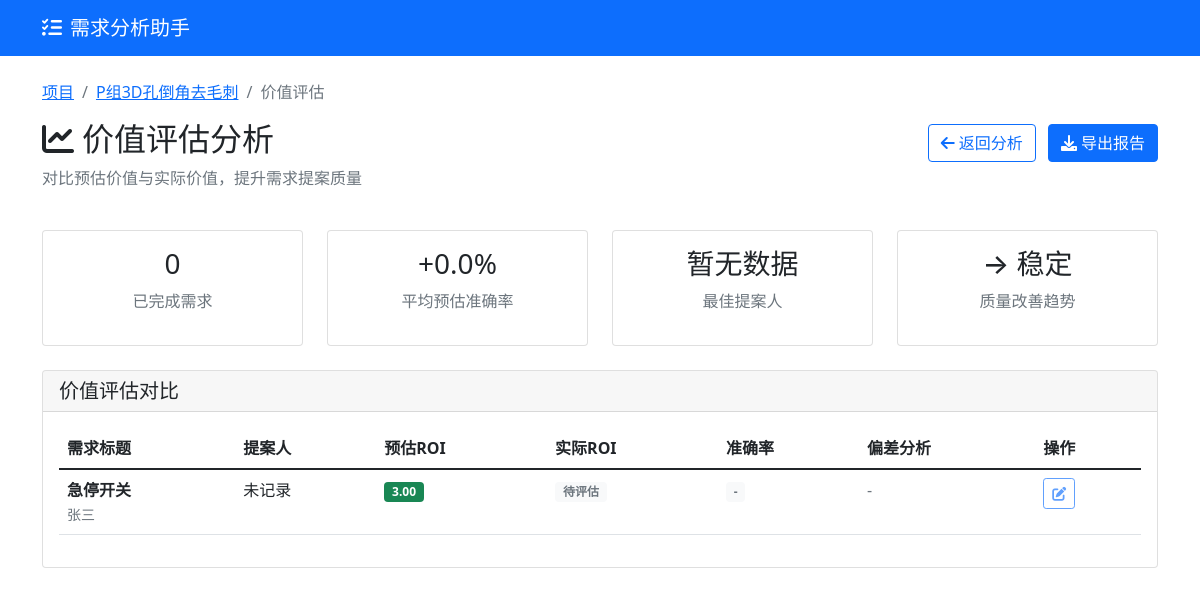
The page /project/1/value-assessment (signed in) on the database its author committed.
### models.py (models this page shows)
class Project(db.Model):
    __tablename__ = 'projects'
    id = db.Column(db.Integer, primary_key=True)
    name = db.Column(db.String(100), nullable=False)
    description = db.Column(db.Text)
    created_at = db.Column(db.DateTime, default=datetime.utcnow)
    updated_at = db.Column(db.DateTime, default=datetime.utcnow, onupdate=datetime.utcnow)
    stakeholders = db.relationship('Stakeholder', backref='project', lazy=True, cascade='all, delete-orphan')
    requirements = db.relationship('Requirement', backref='project', lazy=True, cascade='all, delete-orphan')
    milestones = db.relationship('Milestone', backref='project', lazy=True, cascade='all, delete-orphan')

class Requirement(db.Model):
    __tablename__ = 'requirements'
    id = db.Column(db.Integer, primary_key=True)
    project_id = db.Column(db.Integer, db.ForeignKey('projects.id'), nullable=False)
    title = db.Column(db.String(200), nullable=False)
    description = db.Column(db.Text)
    source = db.Column(db.String(100))  # 需求来源
    category = db.Column(db.String(50))  # 需求类别
    priority = db.Column(db.String(20), default='medium')  # low, medium, high, critical
    status = db.Column(db.String(20), default='collected')  # collected, analyzing, confirmed, rejected, completed
    acceptance_criteria = db.Column(db.Text)  # 验收标准
    created_at = db.Column(db.DateTime, default=datetime.utcnow)
    updated_at = db.Column(db.DateTime, default=datetime.utcnow, onupdate=datetime.utcnow)
    estimated_business_value = db.Column(db.Integer, default=5)  # 预估业务价值 (1-10)
    estimated_user_value = db.Column(db.Integer, default=5)      # 预估用户价值 (1-10)
    estimated_technical_value = db.Column(db.Integer, default=5) # 预估技术价值 (1-10)
    estimated_effort = db.Column(db.Integer, default=5)          # 预估工作量 (1-10)
    estimated_roi = db.Column(db.Float, default=0.0)             # 预估ROI
    actual_business_value = db.Column(db.Integer, default=0)     # 实际业务价值 (1-10)
    actual_user_value = db.Column(db.Integer, default=0)         # 实际用户价值 (1-10)
    actual_technical_value = db.Column(db.Integer, default=0)    # 实际技术价值 (1-10)
    actual_effort = db.Column(db.Integer, default=0)             # 实际工作量 (1-10)
    actual_roi = db.Column(db.Float, default=0.0)                # 实际ROI
    value_assessor = db.Column(db.String(100))                   # 价值评估人
    value_assessment_date = db.Column(db.DateTime)               # 价值评估日期
    actual_value_assessor = db.Column(db.String(100))            # 实际价值评估人
    actual_value_assessment_date = db.Column(db.DateTime)        # 实际价值评估日期

### app.py (the view, shortened to what this page needs)
@app.route('/project/<int:project_id>/value-assessment')
@login_required
def value_assessment(project_id):
    project = Project.query.get_or_404(project_id)
    requirements = Requirement.query.filter_by(project_id=project_id).all()
    completed_requirements = [r for r in requirements if r.status == 'completed' and r.actual_roi > 0]
    accuracy_scores = []
    for req in completed_requirements:
        if req.actual_roi > 0:
            accuracy = (1 - abs(req.actual_roi - req.estimated_roi) / req.actual_roi) * 100
            accuracy_scores.append(accuracy)
    average_accuracy = sum(accuracy_scores) / len(accuracy_scores) if accuracy_scores else 0
    performer_scores = {}
    best_performer = "暂无数据"
    if performer_scores:
        avg_scores = {k: sum(v)/len(v) for k, v in performer_scores.items()}
        best_performer = max(avg_scores.items(), key=lambda x: x[1])[0]
    response = make_response(render_template('value_assessment.html',
                         project=project,
                         requirements=requirements,
                         completed_requirements=completed_requirements,
                         average_accuracy=average_accuracy/100,
                         best_performer=best_performer,
                         improvement_trend="↑ 改善" if len(completed_requirements) > 3 else "→ 稳定"))
    return response

### app.py (called while the page is built)
@app.after_request
def after_request(response):
    response.headers["Cache-Control"] = "no-cache, no-store, must-revalidate"
    response.headers["Pragma"] = "no-cache"
    response.headers["Expires"] = "0"
    return response

def login_required(f):
    @functools.wraps(f)
    def decorated_function(*args, **kwargs):
        if 'user_id' not in session:
            return jsonify({'success': False, 'error': '需要登录'}), 401
        return f(*args, **kwargs)
    return decorated_function

### templates/value_assessment.html (shortened to what this page needs)
{% extends "base.html" %}
{% block content %}
<div class="row mb-4">
    <div class="col-12">
        <nav aria-label="breadcrumb">
            <ol class="breadcrumb">
                <li class="breadcrumb-item"><a href="{{ url_for('index') }}">项目</a></li>
                <li class="breadcrumb-item"><a href="{{ url_for('project_detail', project_id=project.id) }}">{{ project.name }}</a></li>
                <li class="breadcrumb-item active">价值评估</li>
            </ol>
        </nav>
        <div class="d-flex justify-content-between align-items-center">
            <h2><i class="fas fa-chart-line me-2"></i>价值评估分析</h2>
            <div>
                <a href="{{ url_for('requirement_analysis', project_id=project.id) }}" class="btn btn-outline-primary me-2">
                    <i class="fas fa-arrow-left me-1"></i>返回分析
                </a>
                <button class="btn btn-primary" id="exportReportBtn"data-project-id="{{ project.id }}" >
                    <i class="fas fa-download me-1"></i>导出报告
                </button>
            </div>
        </div>
        <p class="text-muted">对比预估价值与实际价值，提升需求提案质量</p>
    </div>
</div>
<div class="row mb-4">
    <div class="col-md-3">
        <div class="card text-center">
            <div class="card-body">
                <h3>{{ completed_requirements|length }}</h3>
                <p class="text-muted">已完成需求</p>
            </div>
        </div>
    </div>
    <div class="col-md-3">
        <div class="card text-center">
            <div class="card-body">
                <h3>{{ "%+.1f"|format(average_accuracy * 100) }}%</h3>
                <p class="text-muted">平均预估准确率</p>
            </div>
        </div>
    </div>
    <div class="col-md-3">
        <div class="card text-center">
            <div class="card-body">
                <h3>{{ best_performer }}</h3>
                <p class="text-muted">最佳提案人</p>
            </div>
        </div>
    </div>
    <div class="col-md-3">
        <div class="card text-center">
            <div class="card-body">
                <h3>{{ improvement_trend }}</h3>
                <p class="text-muted">质量改善趋势</p>
            </div>
        </div>
    </div>
</div>
<div class="row">
    <div class="col-12">
        <div class="card">
            <div class="card-header">
                <h5 class="mb-0">价值评估对比</h5>
            </div>
            <div class="card-body">
                <div class="table-responsive">
                    <table class="table table-hover" id="valueAssessmentTable">
                        <thead>
                            <tr>
                                <th>需求标题</th>
                                <th>提案人</th>
                                <th>预估ROI</th>
                                <th>实际ROI</th>
                                <th>准确率</th>
                                <th>偏差分析</th>
                                <th>操作</th>
                            </tr>
                        </thead>
                        <tbody>
                            {% for requirement in requirements %}
                            <tr>
                                <td>
                                    <strong>{{ requirement.title }}</strong>
                                    <br>
                                    <small class="text-muted">{{ requirement.source }}</small>
                                </td>
                                <td>{{ requirement.value_assessor or '未记录' }}</td>
                                <td>
                                    <span class="badge bg-{{ 'success' if requirement.estimated_roi > 1.5 else 'warning' if requirement.estimated_roi > 1 else 'secondary' }}">
                                        {{ "%.2f"|format(requirement.estimated_roi) }}
                                    </span>
                                </td>
                                <td>
                                    {% if requirement.actual_roi > 0 %}
                                    <span class="badge bg-{{ 'success' if requirement.actual_roi > 1.5 else 'warning' if requirement.actual_roi > 1 else 'secondary' }}">
                                        {{ "%.2f"|format(requirement.actual_roi) }}
                                    </span>
                                    {% else %}
                                    <span class="badge bg-light text-muted">待评估</span>
                                    {% endif %}
                                </td>
                                <td>
                                    {% if requirement.actual_roi > 0 %}
                                    {% set accuracy = (1 - (requirement.actual_roi - requirement.estimated_roi)|abs / requirement.actual_roi) * 100 %}
                                    <span class="badge bg-{{ 'success' if accuracy > 80 else 'warning' if accuracy > 60 else 'danger' }}">
                                        {{ "%.1f"|format(accuracy) }}%
                                    </span>
                                    {% else %}
                                    <span class="badge bg-light text-muted">-</span>
                                    {% endif %}
                                </td>
                                <td>
                                    {% if requirement.actual_roi > 0 %}
                                    {% set deviation = requirement.actual_roi - requirement.estimated_roi %}
                                    <span class="text-{{ 'success' if deviation > 0.5 else 'danger' if deviation < -0.5 else 'warning' }}">
                                        {{ "%+.2f"|format(deviation) }}
                                    </span>
                                    {% else %}
                                    <span class="text-muted">-</span>
                                    {% endif %}
                                </td>
                                <td>
                                    <button class="btn btn-sm btn-outline-primary edit-assessment-btn"
                                            data-requirement-id="{{ requirement.id }}"
                                            {% if requirement.status != 'completed' %}disabled title="只有已完成的需求才能评估"{% endif %}>
                                        <i class="fas fa-edit"></i>
                                    </button>
                                </td>
                            </tr>
                            {% endfor %}
                        </tbody>
                    </table>
                </div>
            </div>
        </div>
    </div>
</div>
{% endblock %}

### rows shown on the page
Project: name "P组3D孔倒角去毛刺"
Requirement: title "急停开关", source "张三", value_assessor "未记录", estimated_roi "3.00", actual_roi "待评估"

### other values the page prints
{{ completed_requirements|length }} "0"
{{ "%+.1f"|format(average_accuracy * 100) }} "+0.0"
{{ best_performer }} "暂无数据"
{{ improvement_trend }} "→ 稳定"
